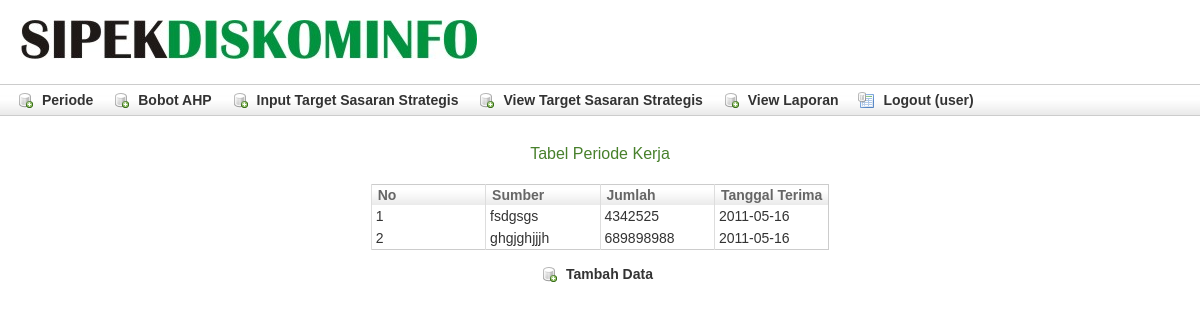
The page /anggaran_view.php (signed in) on the database its author committed.
### tables this page shows
CREATE TABLE `anggaran` (
  `id` int(11) NOT NULL auto_increment,
  `sumber` varchar(255) NOT NULL,
  `jumlah` double NOT NULL,
  `tanggal_terima` date NOT NULL,
  `periode_id` int(11) NOT NULL,
  PRIMARY KEY  (`id`)
);

### anggaran_view.php (the view, shortened to what this page needs)
<?php
include 'connect.php';
$query = "select * from anggaran";
$statement = $db->prepare($query);
$statement->execute();
$hasil = $statement->fetchAll(PDO::FETCH_ASSOC);
?>
<?php include 'header.php'?>
<div class="body" align="center">
    <h1 align="center">Tabel Periode Kerja</h1>
       <div class="list" align="center">
            <table align="center">
                <thead>
                    <tr class="prop">
                        <th valign="top" class="name">No</th>
						<th valign="top" class="name">Sumber</th>
						<th valign="top" class="name">Jumlah</th>
						<th valign="top" class="name">Tanggal Terima</th>
                    </tr>
				</thead>
				<tbody align="center" border="1">
					<?php $i= 1; foreach($hasil as $baris):?>
                    <tr>
						<td><?php $i; echo $i++ ?></td>
						<td><?php echo $baris['sumber']?></td>
						<td><?php echo $baris['jumlah']?></td>
						<td><?php echo $baris['tanggal_terima']?></td>
					</tr>
					<?php endforeach ?>
               </tbody>
            </table>
        </div>
		<div class="body">
			<span class="menuButton"><a href="anggaran.php" class="create">Tambah Data</a></span>
		</div>

### stylesheets/main.css (style rules this page uses)
html * { margin: 0; }
body { background: #fff; color: #333; font: 14px verdana, arial, helvetica, sans-serif; }
a:link, a:visited, a:hover { color: #666; font-weight: bold; text-decoration: none; }
h1 { color: #48802c; font-weight: normal; font-size: 16px; margin: .8em 0 .3em 0; }
.body { float: center; margin: 0 15px 10px 15px; }
.menuButton { font-size: 14px; padding: 0 5px; }
.menuButton a { color: #333; padding: 4px 6px; }
.menuButton a.create { background: url(../images/skin/database_add.png) center left no-repeat; color: #333; padding-left: 25px; }
table { border: 1px solid #ccc; }
tr { border: 0; }
td, th { font: 14px verdana, arial, helvetica, sans-serif; line-height: 12px; padding: 5px 4px; text-align: left; vertical-align: left; }
th { background: #fff url(../images/skin/shadow.jpg); color: #666; font-size: 14px; font-weight: bold; line-height: 16px; padding: 2px 6px; }
.list table { border-collapse: collapse; }
.list th, .list td { border-left: 1px solid #ddd; }
.prop { padding: 3px; }
.prop .name { text-align: left; width: 25%; white-space: nowrap; }

### rows shown on the page
anggaran: sumber "fsdgsgs", jumlah "4342525", tanggal_terima "2011-05-16"
anggaran: sumber "ghgjghjjjh", jumlah "689898988", tanggal_terima "2011-05-16"

### other values the page prints
$_SESSION['user']['username'] "user"
